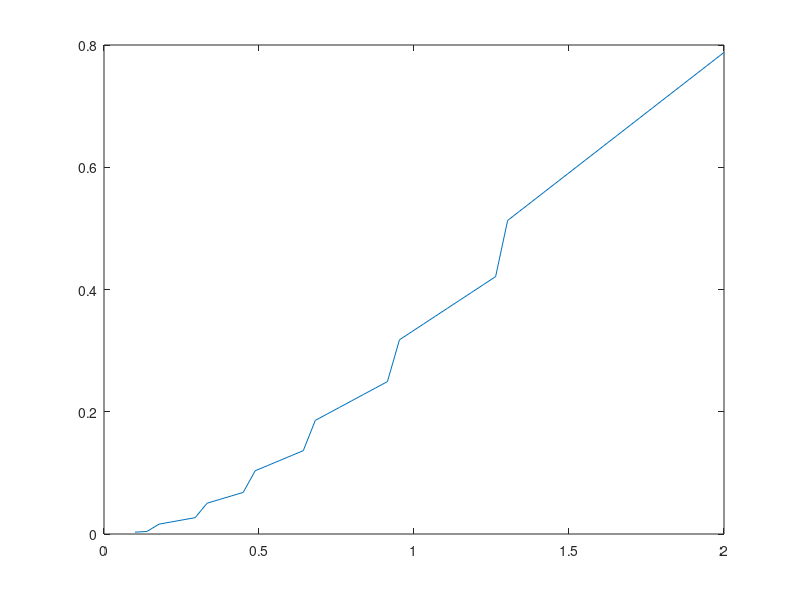

This figure's MATLAB source:
% illustrate changes in measurement w.r.t prior variance 
prior_stds = linspace(0.1,2,50)';

% p(y=1|x)=Phi(x), p(x)~N(0,sigma^2)
ys = [ones(9,1);zeros(1,1)];

% log p(x|ys) = log p(x) + sum log p(y_i|x) + C
% MAP estimation:

MAP = zeros(numel(prior_stds),1);
for i=1:numel(prior_stds)
   prior_std = prior_stds(i);
   xs = linspace(-3*prior_std,3*prior_std,100)';
   tmp = 1./(1+exp(-xs));
   lp = log(normpdf(xs,0,prior_std)) + mean(ys*log(tmp)'+(1-ys)*log(1-tmp)',1)';
   [~,idx] = max(lp);
   MAP(i) = xs(idx);
end

plot(prior_stds,MAP);